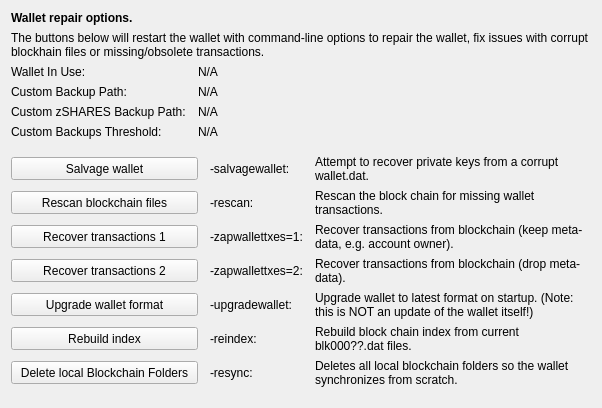
     <widget class="QWidget" name="tab_repair">
      <attribute name="title">
       <string>&amp;Wallet Repair</string>
      </attribute>
      <layout class="QGridLayout" name="gridLayout_4" columnstretch="0,0,0,0">
       <property name="horizontalSpacing">
        <number>12</number>
       </property>
       <item row="0" column="0" colspan="4">
        <widget class="QLabel" name="label_repair_header">
         <property name="font">
          <font>
           <weight>75</weight>
           <bold>true</bold>
          </font>
         </property>
         <property name="text">
          <string>Wallet repair options.</string>
         </property>
        </widget>
       </item>
       <item row="1" column="0" colspan="4">
        <widget class="QLabel" name="label_repair_helptext">
         <property name="font">
          <font>
           <weight>50</weight>
           <bold>false</bold>
          </font>
         </property>
         <property name="text">
          <string>The buttons below will restart the wallet with command-line options to repair the wallet, fix issues with corrupt blockhain files or missing/obsolete transactions.</string>
         </property>
         <property name="wordWrap">
          <bool>true</bool>
         </property>
        </widget>
       </item>
       <item row="2" column="0">
        <widget class="QLabel" name="wallet_path_label">
         <property name="text">
          <string>Wallet In Use:</string>
         </property>
        </widget>
       </item>
       <item row="2" column="1" colspan="3">
        <widget class="QLabel" name="wallet_path">
         <property name="cursor">
          <cursorShape>IBeamCursor</cursorShape>
         </property>
         <property name="text">
          <string>N/A</string>
         </property>
         <property name="textFormat">
          <enum>Qt::PlainText</enum>
         </property>
         <property name="textInteractionFlags">
          <set>Qt::LinksAccessibleByMouse|Qt::TextSelectableByKeyboard|Qt::TextSelectableByMouse</set>
         </property>
        </widget>
       </item>
       <item row="3" column="0">
        <widget class="QLabel" name="wallet_custombackuppath_label">
         <property name="visible">
          <bool>false</bool>
         </property>
         <property name="text">
          <string>Custom Backup Path:</string>
         </property>
        </widget>
       </item>
       <item row="3" column="1" colspan="3">
        <widget class="QLabel" name="wallet_custombackuppath">
         <property name="cursor">
          <cursorShape>IBeamCursor</cursorShape>
         </property>
         <property name="visible">
          <bool>false</bool>
         </property>
         <property name="text">
          <string>N/A</string>
         </property>
         <property name="textFormat">
          <enum>Qt::PlainText</enum>
         </property>
         <property name="textInteractionFlags">
          <set>Qt::LinksAccessibleByMouse|Qt::TextSelectableByKeyboard|Qt::TextSelectableByMouse</set>
         </property>
        </widget>
       </item>
       <item row="4" column="0">
        <widget class="QLabel" name="wallet_customzsharesbackuppath_label">
         <property name="visible">
          <bool>false</bool>
         </property>
         <property name="text">
          <string>Custom zSHARES Backup Path:</string>
         </property>
        </widget>
       </item>
       <item row="4" column="1" colspan="3">
        <widget class="QLabel" name="wallet_customzsharesbackuppath">
         <property name="cursor">
          <cursorShape>IBeamCursor</cursorShape>
         </property>
         <property name="visible">
          <bool>false</bool>
         </property>
         <property name="text">
          <string>N/A</string>
         </property>
         <property name="textFormat">
          <enum>Qt::PlainText</enum>
         </property>
         <property name="textInteractionFlags">
          <set>Qt::LinksAccessibleByMouse|Qt::TextSelectableByKeyboard|Qt::TextSelectableByMouse</set>
         </property>
        </widget>
       </item>
       <item row="5" column="0">
        <widget class="QLabel" name="wallet_custombackupthreshold_label">
         <property name="visible">
          <bool>false</bool>
         </property>
         <property name="text">
          <string>Custom Backups Threshold:</string>
         </property>
        </widget>
       </item>
       <item row="5" column="1" colspan="3">
        <widget class="QLabel" name="wallet_custombackupthreshold">
         <property name="cursor">
          <cursorShape>IBeamCursor</cursorShape>
         </property>
         <property name="visible">
          <bool>false</bool>
         </property>
         <property name="text">
          <string>N/A</string>
         </property>
         <property name="textFormat">
          <enum>Qt::PlainText</enum>
         </property>
         <property name="textInteractionFlags">
          <set>Qt::LinksAccessibleByMouse|Qt::TextSelectableByKeyboard|Qt::TextSelectableByMouse</set>
         </property>
        </widget>
       </item>
       <item row="6" column="0">
        <spacer name="verticalSpacer_repair1">
         <property name="orientation">
          <enum>Qt::Vertical</enum>
         </property>
         <property name="sizeHint" stdset="0">
          <size>
           <width>10</width>
           <height>10</height>
          </size>
         </property>
        </spacer>
       </item>
       <item row="7" column="0" colspan="2">
        <widget class="QPushButton" name="btn_salvagewallet">
         <property name="minimumSize">
          <size>
           <width>100</width>
           <height>23</height>
          </size>
         </property>
         <property name="text">
          <string>Salvage wallet</string>
         </property>
        </widget>
       </item>
       <item row="7" column="2">
        <widget class="QLabel" name="label_repair_salvage_command">
         <property name="text">
          <string notr="true">-salvagewallet:</string>
         </property>
        </widget>
       </item>
       <item row="7" column="3">
        <widget class="QLabel" name="label_repair_salvage">
         <property name="text">
          <string>Attempt to recover private keys from a corrupt wallet.dat.</string>
         </property>
         <property name="wordWrap">
          <bool>true</bool>
         </property>
        </widget>
       </item>
       <item row="8" column="0" colspan="2">
        <widget class="QPushButton" name="btn_rescan">
         <property name="minimumSize">
          <size>
           <width>100</width>
           <height>23</height>
          </size>
         </property>
         <property name="text">
          <string>Rescan blockchain files</string>
         </property>
        </widget>
       </item>
       <item row="8" column="2">
        <widget class="QLabel" name="label_repair_rescan_command">
         <property name="text">
          <string notr="true">-rescan:</string>
         </property>
        </widget>
       </item>
       <item row="8" column="3">
        <widget class="QLabel" name="label_repair_rescan">
         <property name="text">
          <string>Rescan the block chain for missing wallet transactions.</string>
         </property>
         <property name="wordWrap">
          <bool>true</bool>
         </property>
        </widget>
       </item>
       <item row="9" column="0" colspan="2">
        <widget class="QPushButton" name="btn_zapwallettxes1">
         <property name="minimumSize">
          <size>
           <width>100</width>
           <height>23</height>
          </size>
         </property>
         <property name="text">
          <string>Recover transactions 1</string>
         </property>
        </widget>
       </item>
       <item row="9" column="2">
        <widget class="QLabel" name="label_repair_zap1_command">
         <property name="text">
          <string notr="true">-zapwallettxes=1:</string>
         </property>
        </widget>
       </item>
       <item row="9" column="3">
        <widget class="QLabel" name="label_repair_zap1">
         <property name="text">
          <string>Recover transactions from blockchain (keep meta-data, e.g. account owner).</string>
         </property>
         <property name="wordWrap">
          <bool>true</bool>
         </property>
        </widget>
       </item>
       <item row="10" column="0" colspan="2">
        <widget class="QPushButton" name="btn_zapwallettxes2">
         <property name="minimumSize">
          <size>
           <width>100</width>
           <height>23</height>
          </size>
         </property>
         <property name="text">
          <string>Recover transactions 2</string>
         </property>
        </widget>
       </item>
       <item row="10" column="2">
        <widget class="QLabel" name="label_repair_zap2_command">
         <property name="text">
          <string notr="true">-zapwallettxes=2:</string>
         </property>
        </widget>
       </item>
       <item row="10" column="3">
        <widget class="QLabel" name="label_repair_zap2">
         <property name="text">
          <string>Recover transactions from blockchain (drop meta-data).</string>
         </property>
         <property name="wordWrap">
          <bool>true</bool>
         </property>
        </widget>
       </item>
       <item row="11" column="0" colspan="2">
        <widget class="QPushButton" name="btn_upgradewallet">
         <property name="minimumSize">
          <size>
           <width>100</width>
           <height>23</height>
          </size>
         </property>
         <property name="text">
          <string>Upgrade wallet format</string>
         </property>
        </widget>
       </item>
       <item row="11" column="2">
        <widget class="QLabel" name="label_repair_upgrade_command">
         <property name="text">
          <string notr="true">-upgradewallet:</string>
         </property>
        </widget>
       </item>
       <item row="11" column="3">
        <widget class="QLabel" name="label_repair_upgrade">
         <property name="text">
          <string>Upgrade wallet to latest format on startup. (Note: this is NOT an update of the wallet itself!)</string>
         </property>
         <property name="wordWrap">
          <bool>true</bool>
         </property>
        </widget>
       </item>
       <item row="12" column="0" colspan="2">
        <widget class="QPushButton" name="btn_reindex">
         <property name="minimumSize">
          <size>
           <width>100</width>
           <height>23</height>
          </size>
         </property>
         <property name="text">
          <string>Rebuild index</string>
         </property>
        </widget>
       </item>
       <item row="12" column="2">
        <widget class="QLabel" name="label_repair_reindex_command">
         <property name="text">
          <string notr="true">-reindex:</string>
         </property>
        </widget>
       </item>
       <item row="12" column="3">
        <widget class="QLabel" name="label_repair_reindex">
         <property name="text">
          <string>Rebuild block chain index from current blk000??.dat files.</string>
         </property>
         <property name="wordWrap">
          <bool>true</bool>
         </property>
        </widget>
       </item>
       <item row="13" column="0" colspan="2">
        <widget class="QPushButton" name="btn_resync">
         <property name="minimumSize">
          <size>
           <width>100</width>
           <height>23</height>
          </size>
         </property>
         <property name="text">
          <string>Delete local Blockchain Folders</string>
         </property>
        </widget>
       </item>
       <item row="13" column="2">
        <widget class="QLabel" name="label_repair_resync_command">
         <property name="text">
          <string>-resync:</string>
         </property>
        </widget>
       </item>
       <item row="13" column="3">
        <widget class="QLabel" name="label_repair_resync">
         <property name="text">
          <string>Deletes all local blockchain folders so the wallet synchronizes from scratch.</string>
         </property>
         <property name="wordWrap">
          <bool>true</bool>
         </property>
        </widget>
       </item>
       <item row="14" column="0">
        <spacer name="verticalSpacer_repair2">
         <property name="orientation">
          <enum>Qt::Vertical</enum>
         </property>
         <property name="sizeHint" stdset="0">
          <size>
           <width>20</width>
           <height>10</height>
          </size>
         </property>
        </spacer>
       </item>
      </layout>
     </widget>
